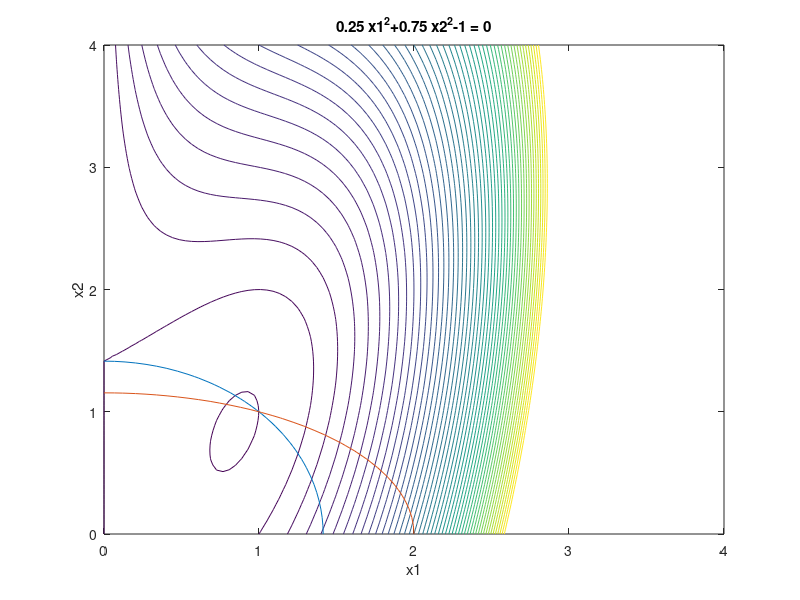

This figure's MATLAB source: (Note: this script raises an error after producing the figure.)
%Augmented Lagrange Multiplier Method
%ploting
x1=linspace(0,4,100);
x2=linspace(0,4,100);
[X1,X2]=meshgrid(x1,x2);
f = @(x1,x2) x1.^4-2.*(x1.^2).*x2+(x1.^2)+x1.*(x2.^2)-2.*x1+4;
f(X1,X2);
Z=f(X1,X2);
contour(X1,X2,Z,0:1:50)
hold on
ezplot('x1^2+x2^2-2',[0,4,0,4])
hold on
ezplot('0.25*x1^2+0.75*x2^2-1',[0,4,0,4])
%%%%%%%%%%%%%%%%%%%%%%%%%%%%%%%%%%%%%%%
lambda1=1;
lambda2=1;
rpmax=1000;
X(:,1)=[3;2]%starting point
rp=rand(1);
gamma=3;
ii=0;%out iteration
while(1)
    ii=ii+1;%counter
    x1=X(1,ii);
    x2=X(2,ii);
   %functions 
   F =  @(x) x(1)^4-2*x(1)^2*x(2)+x(1)*x(2)^2-2*x(1)+4;
   hh =  @(x) x(1)^2+x(2)^2-2;
   gg =  @(x) 0.25*x(1)^2+0.75*x(2)^2-1; 
   AA =  @(x) x(1)^4-2*x(1)^2*x(2)+x(1)*x(2)^2-2*x(1)+4+lambda1*( x(1)^2+x(2)^2-2)+lambda2*( 0.25*x(1)^2+0.75*x(2)^2-1);
  %minimize A(x,lambda,rp)
  X=BFGSfunction(AA,X,ii);
  
  %convergence criterion    
 if rp>rpmax
    break
 end
 
 ff(ii)=F(X(:,ii));
 if ii>1
    if ff(ii)-ff(ii-1)<1e-04
    break
    end
end
%f(i)=h(X(:,i));
 gv(ii)=gg(X(:,ii));
 hv(ii)=hh(X(:,ii));
    
%update iteration    
    lambda1=lambda1+2*rp*max(gv(ii),-lambda1/(2*rp));
    lambda2=lambda2+2*rp*hv(ii);
    rp=rp*gamma;
end
plot(X(1,:),X(2,:),'LineWidth',2);


